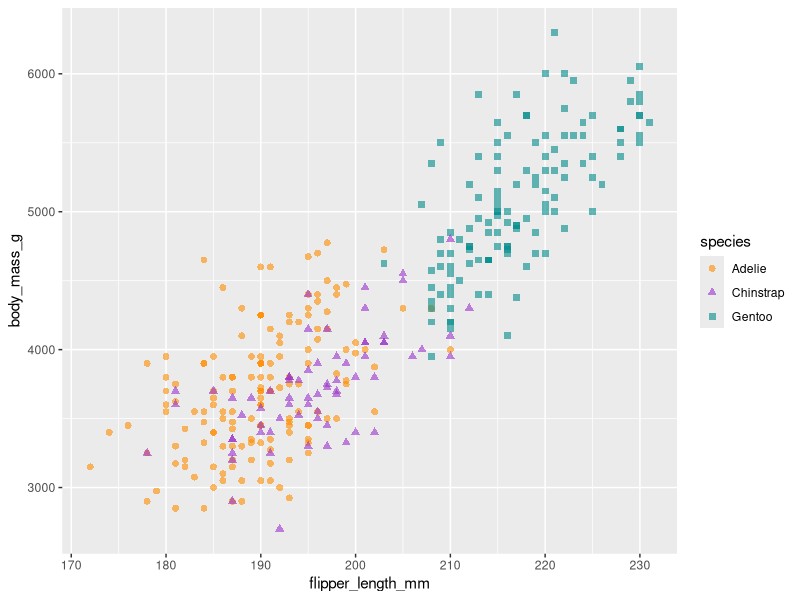
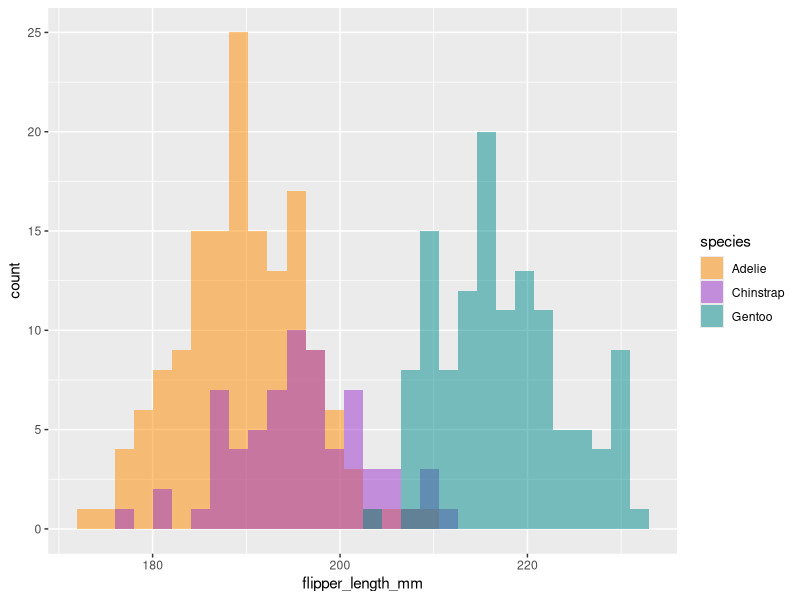

Write R code to recreate these figures, in order.
## ---- chunk 1
knitr::opts_chunk$set(echo = TRUE)
## ---- chunk 2
# load pkgs
library(tidyverse)
library(palmerpenguins)
ggplot(data = penguins, aes(x = flipper_length_mm, y = body_mass_g)) +
  geom_point(aes(color = species,
                 shape = species),
             size = 2,
             alpha = 0.6) +
  scale_color_manual(values = c("darkorange","darkorchid","cyan4"))
## ---- chunk 3
ggplot(data = penguins, aes(x = flipper_length_mm)) +
  geom_histogram(aes(fill = species), alpha = 0.5, position = "identity") +
  scale_fill_manual(values = c("darkorange","darkorchid","cyan4"))
## ---- chunk 4
penguins %>% 
  count(species) %>% 
  add_count(wt = n) %>% 
  mutate(perc = (n/nn) * 100)
## ---- chunk 5
fahrenheit_to_celsius <- function(temp_F) {
  temp_C <- (temp_F - 32) * 5 / 9
  return(temp_C)
}
